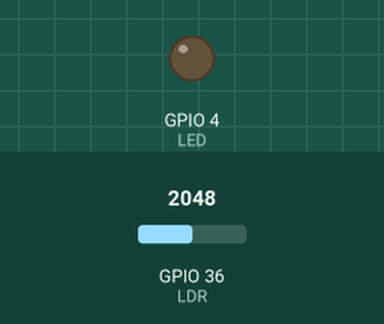
Recording of a program running on a simulated ESP32. Parts: output pins drawn as LEDs (lit = HIGH). The test bench sets the inputs (shaded band); at power-on: GPIO 36 (LDR) = 2048. What the program prints to the serial monitor is not drawn.

Above: at 2.2 s.
2.3 s: GPIO 36 (LDR) set to 2152
3.8 s: GPIO 36 (LDR) set to 2248
At 4.5 s:
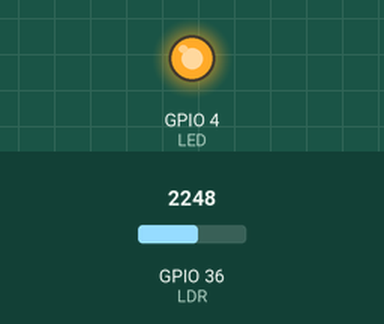
5.3 s: GPIO 36 (LDR) set to 2160
At 5.7 s:
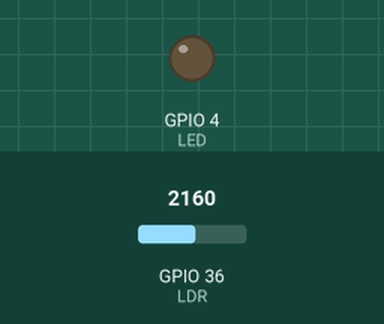
6.8 s: GPIO 36 (LDR) set to 2240
At 8.0 s:
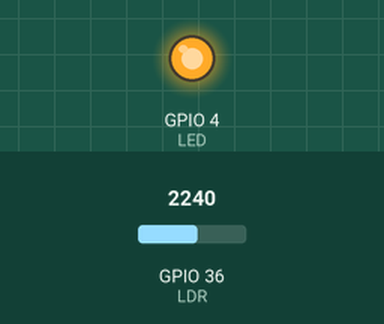
Timing chart, 0 to 9.3 s (numbered marks = the images above; inputs shaded):
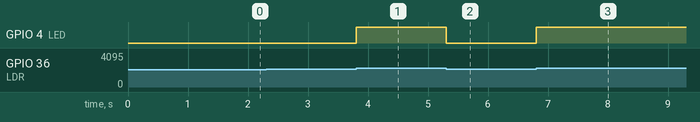

Measured:
- the behaviour switches between 2200 and 2201 on GPIO 36 (LDR) (found by bisection; images 0 and 1)
- after the input at 2.3 s, every drawn part: stays the same
- after the input at 3.8 s, GPIO 4 (LED): LOW → HIGH at once
- after the input at 5.3 s, GPIO 4 (LED): HIGH → LOW at once
- after the input at 6.8 s, GPIO 4 (LED): LOW → HIGH at once

The program:

main.cpp
```cpp
// 3.2.4 Response time with an ADC - version de reference
// La LED s'allume tant que la LDR depasse un seuil, carte active en permanence.
//
// Cablage : LDR en pont diviseur sur GPIO 36 (ADC1_CH0), comme en partie 1.5 ;
// ADC1 et non ADC2, car ADC2 devient inutilisable des que le Wi-Fi est actif.
// LED externe sur GPIO 4 : GPIO 36 est input-only et la LED de la carte est sur
// GPIO 2, qu'on garde libre.
//
// Le seuil vient de notre propre calibration de la partie 1.5 : 474 dans
// l'obscurite, 4095 en pleine lumiere (valeur saturee). On place le seuil a
// mi-chemin de la plage reellement exploitable, en gardant a l'esprit que 4095
// est une saturation de l'ADC et non la vraie borne haute de la LDR.
//
// Mesure a l'oscilloscope : une voie sur le point milieu du pont (entree), une
// voie sur GPIO 4 (sortie). Le temps de reponse inclut ici la duree de la
// conversion analogique-numerique, contrairement au cas du bouton.

#include <Arduino.h>

#define PREFIX "[Binome 11 - SALOMON & VOISSIER] "

const int LDR = 36;
const int LED = 4;
const int SEUIL = 2200;                   // entre nos 474 (obscurite) et 4095 (sature)

void setup() {
    Serial.begin(115200);
    delay(1000);
    pinMode(LED, OUTPUT);
    Serial.printf(PREFIX "Temps de reponse LDR -> LED, seuil = %d\n", SEUIL);
}

void loop() {
    // Scrutation serree, sans delay ni Serial : le temps mesure doit etre celui
    // de la chaine ADC -> decision -> sortie, rien d'autre.
    digitalWrite(LED, analogRead(LDR) > SEUIL ? HIGH : LOW);
}
```
